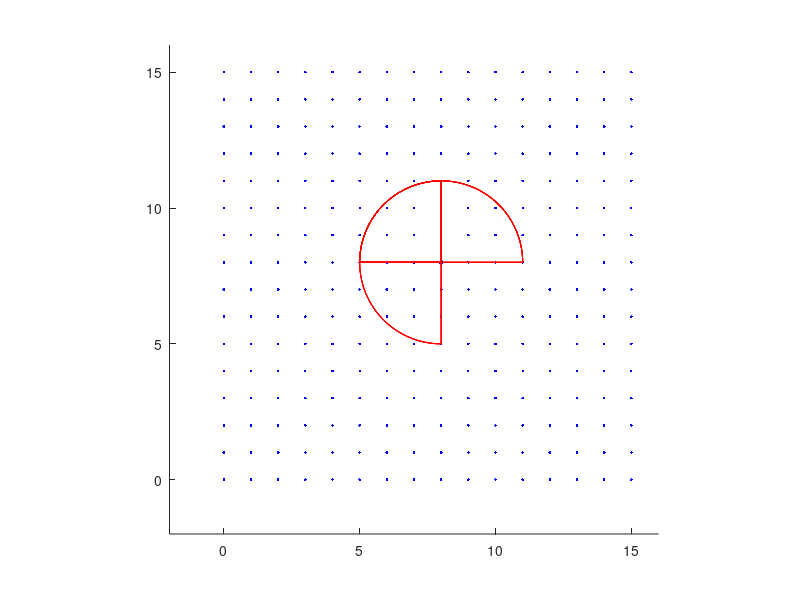

This figure's MATLAB source: (Note: this script raises an error after producing the figure.)
clc
clear all;
close all;
w=15;
l=15;
n=20;
tn=(w+1)*(l+1);
%number of step
st=10000;

uf=zeros(1,st+1);

uhat=zeros(1,st+1);
sl=round(0*rand(n,2)+(w/2));
%sl=zeros(n,2);
sr=3*ones(n,1);
%sr=[1;1;1;1;1;1;1;1;1;1;2;2;2;2;2;2;2;2;2;2;2;2;2;2;2]
%sr=ones(n,1);
sd=round((4-1)*rand(n,1)+1);
angl=zeros(n,2);
for zz=1:n
if sd(zz,1)==1
    angl(zz,1)=0;
    angl(zz,2)=90;
elseif sd(zz,1)==2
     angl(zz,1)=90;
     angl(zz,2)=180;
elseif sd(zz,1)==3
    angl(zz,1)=180;
    angl(zz,2)=270;
else
    angl(zz,1)=270;
    angl(zz,2)=360;
end
end
point=zeros(1,2);
for i=0:w
    for j=0:w
        point=[point;i,j];
    end
end
point(1,:)=[];
%determin baseline action and utility
figure(1)
hold on
%plot target
for nn=1:tn
    x=point(nn,1);
    y=point(nn,2);
    plot(x,y,'.','markeredgecolor','b','markerfacecolor','b');
end
%plot sensor
for ss=1:n
    x=sl(ss,1);
    y=sl(ss,2);
    plot(x,y,'bo','LineWidth',.5,'MarkerSize',2,'markerfacecolor','b');
end
%plot sensor

for ss=1:n
   
   % a is start of arc in radians,
% b is end of arc in radians,
% (h,k) is the center of the circle.
% r is the radius.
% Try this: plot_arc(pi/4,3*pi/4,9,-4,3)
% Author: Matt Fig
t = linspace(pi*angl(ss,1)/180,pi*angl(ss,2)/180);
x = sr(ss)*cos(t) + sl(ss,1);
y = sr(ss)*sin(t) + sl(ss,2);
x = [x sl(ss,1) x(1)];
y = [y sl(ss,2) y(1)];
P = plot(x,y,'r');
%axis([sl(ss,1)-sr(ss)-1 sl(ss,1)+sr(ss)+1 sl(ss,2)-sr(ss)-1 sl(ss,2)+sr(ss)+1])
axis square;
% if ~nargout
% clear P
% end
%axis([sl(ss,1)-range(1,ss)-1 sl(ss,1)+range(1,ss)+1 sl(ss,2)-range(1,ss)-1 sl(ss,2)+range(1,ss)+1])
%axis square;

end

axis([-2 w+1 -2 w+1]);
hold off


%%%%%%%%%%%%%%%%%%%%%%%%%%%%%%%%%%%%%%%%%%%%%
T=0.01;

range=zeros(3,n);
u=utility(point,sl,sr,angl);
uf(1,1)=u;
uhat(1,1)=u;


for i=1:1:st
    % entekhab hesgare i
    ssi=round((n-1)*rand(1,1)+1);
    aprimi=Aic(sl(ssi,:),w);
    alpha=exp(utilityia(point,ssi,sl(ssi,:),sl,sr,angl)/T);
    beta=exp(utilityia(point,ssi,aprimi,sl,sr,angl)/T);
    wp=alpha/(alpha+beta);
    s=rand();
    if s>wp
        sl(ssi,:)=aprimi;
    end
    u=utility(point,sl,sr,angl);
    
  
   
    %%%%%%%%%%%%%%%%%%%%%%%%%%%%%%%%%%%%%%%%%%%%%%%%%%%%%%%%%%%%%%%%%%%%%%
    uf(1,i+1)=u;
    uhat(:,i+1)=(i*uhat(:,i)+u)/(i+1);
  
    
    %%%%%%%%%%%%%%%%%%%%%%%%%%%%%%%%%%%%%%%%%%%%%%%%%%%%%%%%%%%%%%%%%%%%%%
   
end

 uf=(100/tn)*uf;

figure(2)
hold on
%plot target
for nn=1:tn
    x=point(nn,1);
    y=point(nn,2);
    plot(x,y,'.','markeredgecolor','b','markerfacecolor','b');
end
%plot sensor
for ss=1:n
    x=sl(ss,1);
    y=sl(ss,2);
    plot(x,y,'bo','LineWidth',.5,'MarkerSize',2,'markerfacecolor','b');
end
%plot sensor
for ss=1:n
   
   % a is start of arc in radians,
% b is end of arc in radians,
% (h,k) is the center of the circle.
% r is the radius.
% Try this: plot_arc(pi/4,3*pi/4,9,-4,3)
% Author: Matt Fig
t = linspace(pi*angl(ss,1)/180,pi*angl(ss,2)/180);
x = sr(ss)*cos(t) + sl(ss,1);
y = sr(ss)*sin(t) + sl(ss,2);
x = [x sl(ss,1) x(1)];
y = [y sl(ss,2) y(1)];
P = plot(x,y,'r');
%axis([sl(ss,1)-sr(ss)-1 sl(ss,1)+sr(ss)+1 sl(ss,2)-sr(ss)-1 sl(ss,2)+sr(ss)+1])
axis square;
% if ~nargout
% clear P
% end
%axis([sl(ss,1)-range(1,ss)-1 sl(ss,1)+range(1,ss)+1 sl(ss,2)-range(1,ss)-1 sl(ss,2)+range(1,ss)+1])
%axis square;

end
% for ss=1:n
%     x=sl(ss,1);
%     y=sl(ss,2);
%     t=0:0.1:6.3;
%     xi=sr(ss).*sin(t)+x;
%     yi=sr(ss).*cos(t)+y;
%     if sr(ss)==1
%         plot(xi,yi,'-r');axis equal
%     else 
%         plot(xi,yi,'-b');axis equal
%         
%     end
%     
% % a=5;
% % b=4;
% % r=2;
% % x=r.*sin(t)+a;
% % y=r.*cos(t)+b;
% % plot(x,y);axis equal
% 
% 
%     plot(x,y,'ko','LineWidth',.5,'MarkerSize',3,'markerfacecolor','k');
% end
axis([-2 w+1 -2 w+1]);
hold off


figure(3)
t=1:st+1;
plot(t,uhat);
grid on
xlabel('Iteration Time')
ylabel('Average Potential Function of Sensor Nodes')
axis([0 st+1 0 140]);

figure(4)
t=1:st+1;
plot(t,uf);
grid on
xlabel('Iteration Time')
ylabel('Percentage of Covered Area')
axis([0 st+1 0 60]);

       
        
    


